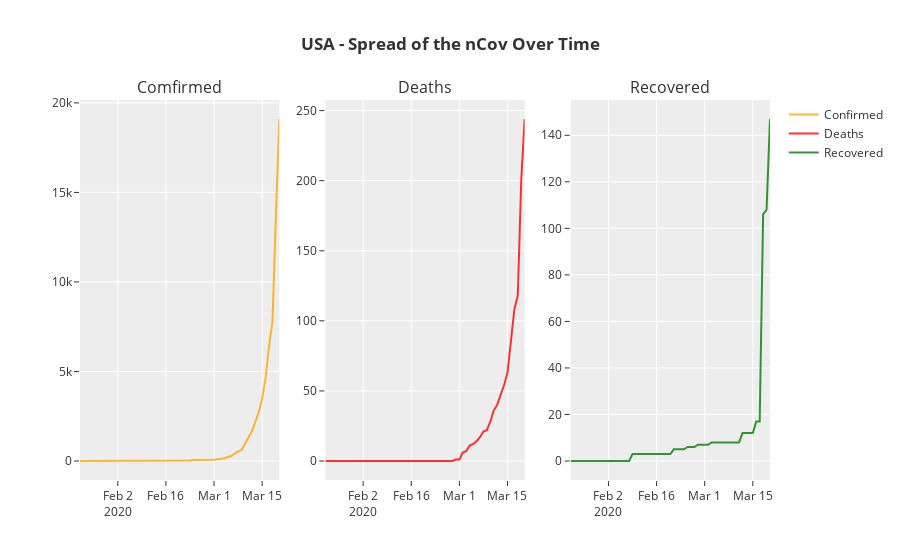

Here is the notebook cell this chart was saved with:
### Code cell
# USA - Cases over time
scatterPlotCasesOverTime(covid_19_USA, "<b>USA</b>")
